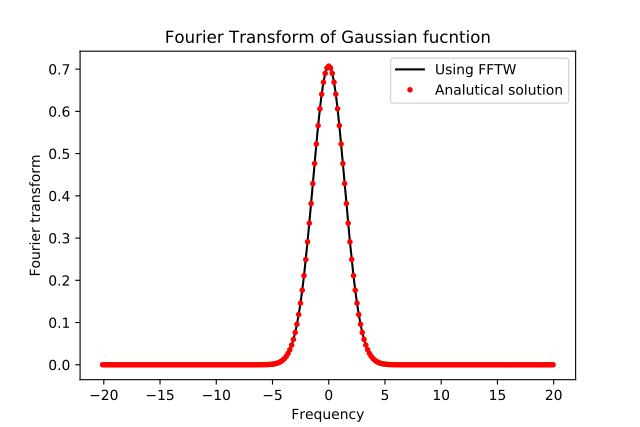

Python code for this plot:
"""
Author: Pruthvi Suryadevara
Email:  pruthvi.suryadevara@tifr.res.in
Plotting Fourier tranform of gaussian function

"""

import numpy as np
import matplotlib.pyplot as plt


p4 = np.genfromtxt('P_4.csv', delimiter=',')    # Importing Data from file and printing
plt.plot(p4[:, 0], p4[:, 1], 'k', label="Using FFTW")
plt.plot(p4[:, 0], p4[:, 2], '.r', label="Analutical solution")
plt.legend()
plt.xlabel("Frequency")
plt.ylabel("Fourier transform")
plt.title("Fourier Transform of Gaussian fucntion")
plt.show()
